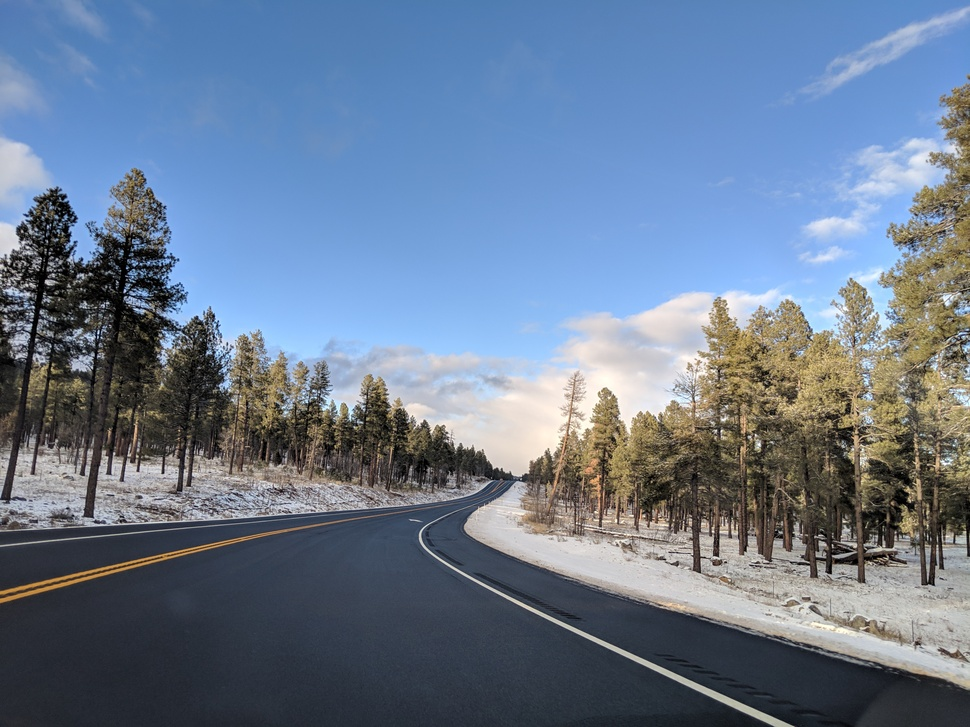
#> input picture test_image.jpg, 970 x 727 px, shrunk from 4032 x 3024 before the run
$ python 11_identify_differences.py
#> lines starting #> are read from the running program, lines starting #| are printed output that depends on the picture
import os
import cv2

image1 = cv2.imread("./test_image.jpg")
#> image1 is the input picture: shape (727, 970, 3); mean B, G, R 144.7, 122.6, 106
image2 = cv2.imread("./test_image2.jpg")
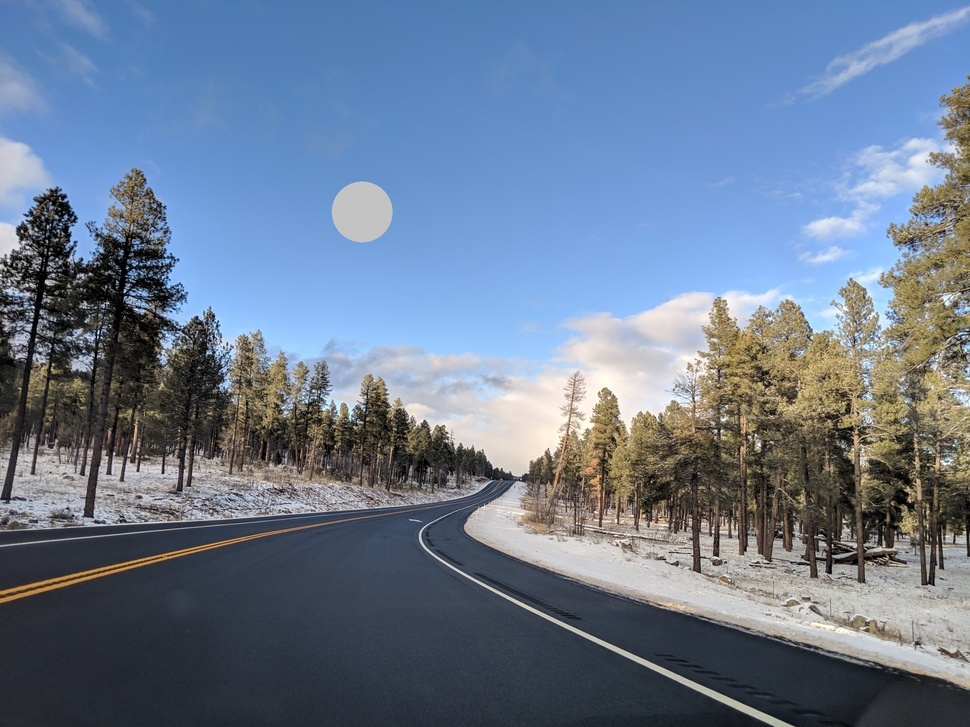
#> input picture test_image2.jpg, 970 x 727 px, shrunk from 4032 x 3024 before the run
#> image2 is the input picture: shape (727, 970, 3); mean B, G, R 144.6, 122.8, 106.4

diff = cv2.subtract(image1, image2)
cv2.imshow('diff', diff)
cv2.waitKey(0)

# color the mask red
Conv_hsv_Gray = cv2.cvtColor(diff, cv2.COLOR_BGR2GRAY)
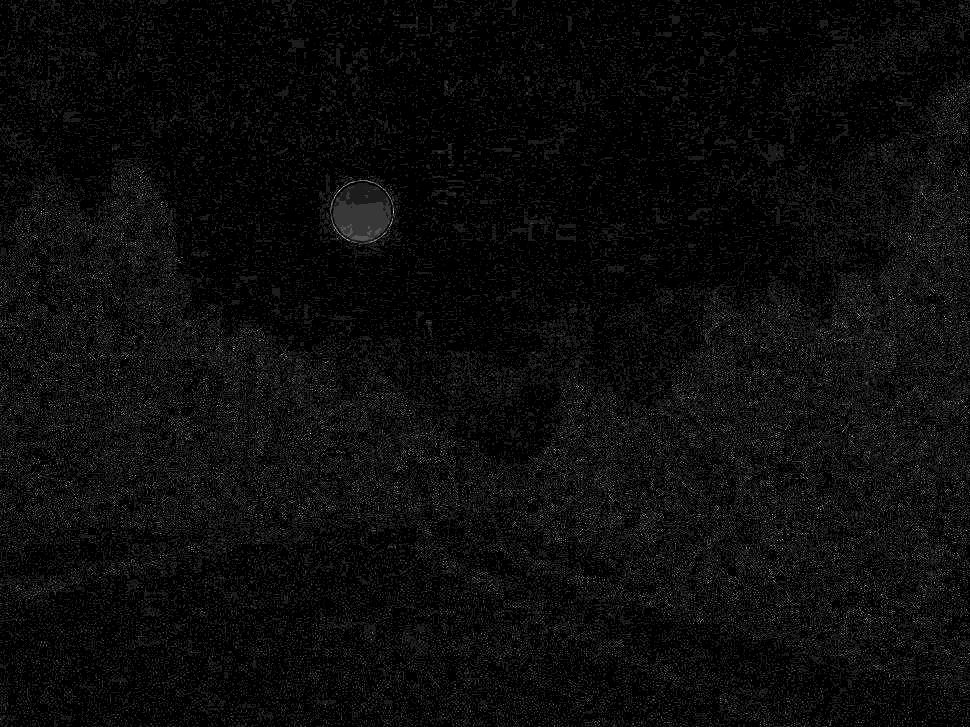
#> Conv_hsv_Gray: shape (727, 970); min 0, max 9, mean 0.425; drawn with min black and max white
ret, mask = cv2.threshold(Conv_hsv_Gray, 0, 255,cv2.THRESH_BINARY_INV |cv2.THRESH_OTSU)
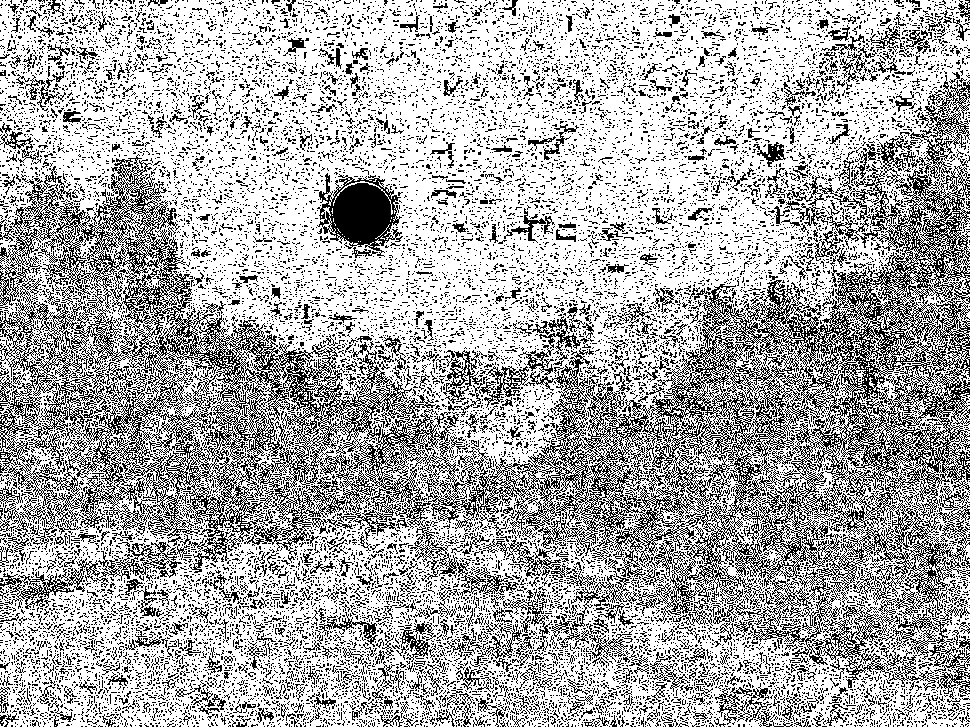
#> mask: shape (727, 970); 68% white; black in thin lines or dots
#> ret = 0
diff[mask != 255] = [0, 0, 255]
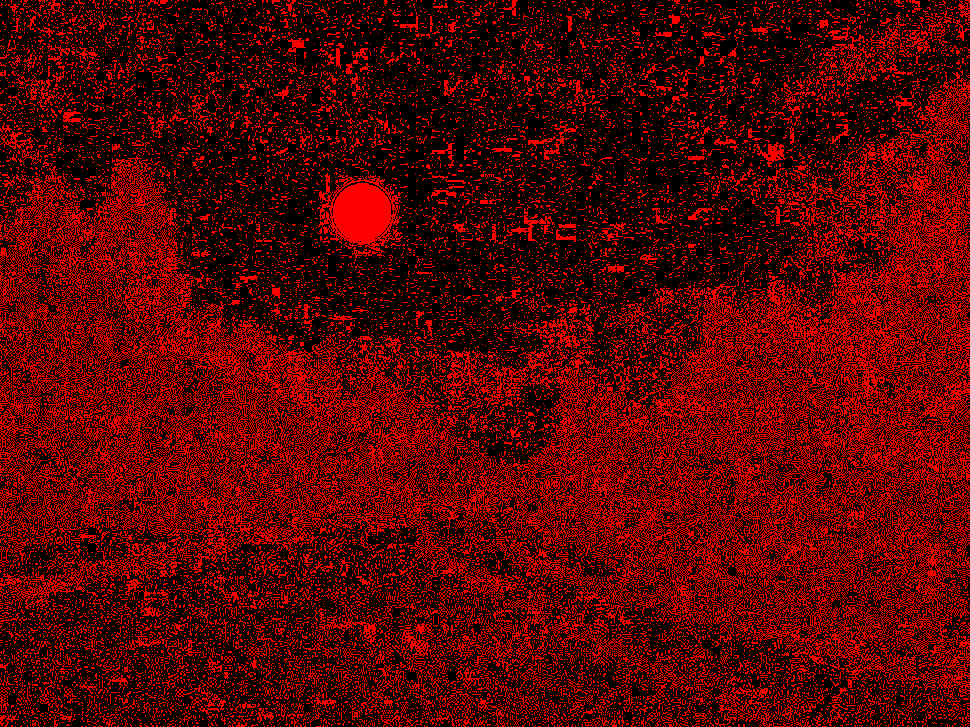
#> diff: shape (727, 970, 3); mean B, G, R 0.1, 0, 81.6

# add the red mask to the images to make the differences obvious
image1[mask != 255] = [0, 0, 255]
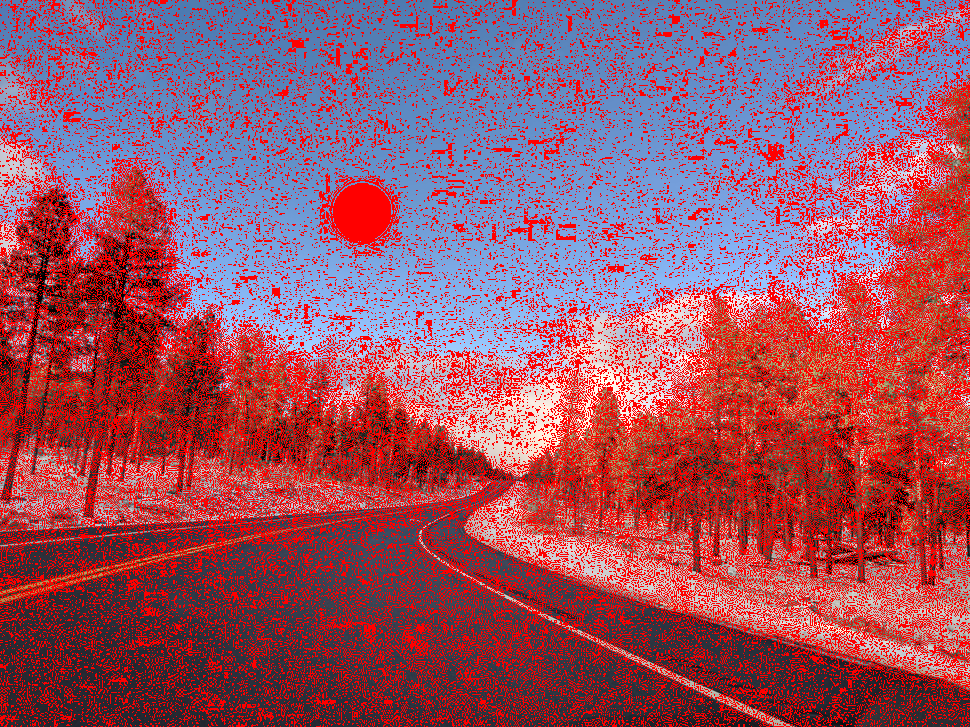
#> image1: shape (727, 970, 3); mean B, G, R 102.3, 84.2, 152.2
image2[mask != 255] = [0, 0, 255]

# store images
cv2.imwrite('diffOverImage1.png', image1)
cv2.imwrite('diffOverImage2.png', image1)
cv2.imwrite('diff.png', diff)
